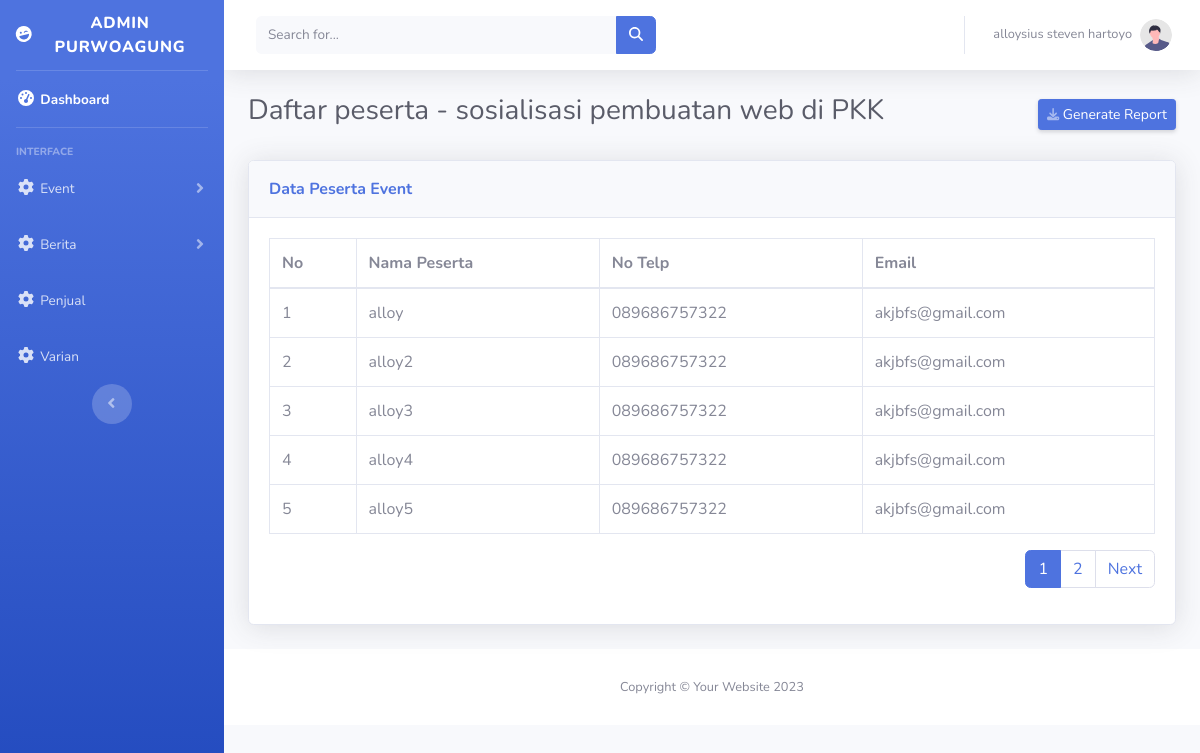
Page /admin/showPeserta.php?q=3 (signed in) on the committed database.
### tables this page shows
CREATE TABLE `list_event` (
  `id` int(11) NOT NULL,
  `nama_event` varchar(1000) NOT NULL,
  `start_date` date NOT NULL,
  `end_date` date NOT NULL,
  `deskripsi` text NOT NULL,
  `foto` varchar(255) NOT NULL
);

CREATE TABLE `peserta_event` (
  `id` int(11) NOT NULL,
  `id_event` int(11) NOT NULL,
  `nama` varchar(500) NOT NULL,
  `no_telp` varchar(12) NOT NULL,
  `email` varchar(500) NOT NULL
);

### admin/showPeserta.php (the view, shortened to what this page needs)
<?php
require_once('../conn.php');
$id = $_GET['q'];
$dataPerHalaman = 5;
$jmlData = mysqli_num_rows(mysqli_query($conn, "SELECT * FROM peserta_event WHERE id_event='$id'"));
$banyakHalaman = ceil($jmlData / $dataPerHalaman);
$halamanAktif = ((isset($_GET["page"]))) ? $_GET["page"] : 1;
$awalIndex = ($dataPerHalaman * $halamanAktif) - $dataPerHalaman;
$queryPesertaEvent = mysqli_query($conn, "SELECT * FROM peserta_event WHERE id_event='$id' LIMIT $awalIndex, $dataPerHalaman");
?>
<!DOCTYPE html>
<html lang="en">
<head>
    <link href="vendor/fontawesome-free/css/all.min.css" rel="stylesheet" type="text/css">
    <link href="css/sb-admin-2.min.css" rel="stylesheet">
    <link rel="stylesheet" href="../fontAwesome/css/fontawesome.min.css">
</head>
<body id="page-top">
    <div id="wrapper">
        <ul class="navbar-nav bg-gradient-primary sidebar sidebar-dark accordion" id="accordionSidebar">
            <a class="sidebar-brand d-flex align-items-center justify-content-center" href="index.php">
                <div class="sidebar-brand-icon rotate-n-15">
                    <i class="fas fa-laugh-wink"></i>
                </div>
                <div class="sidebar-brand-text mx-3">Admin Purwoagung</div>
            </a>
            <hr class="sidebar-divider my-0">
            <li class="nav-item active">
                <a class="nav-link" href="index.php">
                    <i class="fas fa-fw fa-tachometer-alt"></i>
                    <span>Dashboard</span></a>
            </li>
            <hr class="sidebar-divider">
            <div class="sidebar-heading">
                Interface
            </div>
            <li class="nav-item">
                <a class="nav-link collapsed" href="#" data-toggle="collapse" data-target="#eventOption" aria-expanded="true" aria-controls="eventOption">
                    <i class="fas fa-fw fa-cog"></i>
                    <span>Event</span>
                </a>
            </li>
            <li class="nav-item">
                <a class="nav-link collapsed" href="#" data-toggle="collapse" data-target="#berita" aria-expanded="true" aria-controls="berita">
                    <i class="fas fa-fw fa-cog"></i>
                    <span>Berita</span>
                </a>
            </li>
            <li class="nav-item">
                <a class="nav-link collapsed" href="showPenjual.php">
                    <i class="fas fa-fw fa-cog"></i>
                    <span>Penjual</span>
                </a>
            </li>
            <li class="nav-item">
                <a class="nav-link collapsed" href="varian.php">
                    <i class="fas fa-fw fa-cog"></i>
                    <span>Varian</span>
                </a>
            </li>
            <div class="text-center d-none d-md-inline">
                <button class="rounded-circle border-0" id="sidebarToggle"></button>
            </div>
        </ul>
        <div id="content-wrapper" class="d-flex flex-column">
            <div id="content">
                <nav class="navbar navbar-expand navbar-light bg-white topbar mb-4 static-top shadow">
                    <form class="d-none d-sm-inline-block form-inline mr-auto ml-md-3 my-2 my-md-0 mw-100 navbar-search">
                        <div class="input-group">
                            <input type="text" class="form-control bg-light border-0 small" placeholder="Search for..." aria-label="Search" aria-describedby="basic-addon2">
                            <div class="input-group-append">
                                <button class="btn btn-primary" type="button">
                                    <i class="fas fa-search fa-sm"></i>
                                </button>
                            </div>
                        </div>
                    </form>
                    <ul class="navbar-nav ml-auto">
                        <li class="nav-item dropdown no-arrow">
                            <a class="nav-link dropdown-toggle" href="#" id="userDropdown" role="button" data-toggle="dropdown" aria-haspopup="true" aria-expanded="false">
                                <span class="mr-2 d-none d-lg-inline text-gray-600 small"><?= $_SESSION['nama']; ?></span>
                                <img class="img-profile rounded-circle" src="img/undraw_profile.svg">
                            </a>
                        </li>
                    </ul>
                </nav>
                <div class="container-fluid">
                    <?php $event = mysqli_query($conn, "SELECT id, nama_event FROM list_event WHERE id='$id'");
                    $judulEvent = mysqli_fetch_array($event);
                    ?>
                    <div class="d-sm-flex align-items-center justify-content-between mb-4">
                        <h1 class="h3 mb-2 text-gray-800">Daftar peserta - <?= $judulEvent['nama_event']; ?></h1>
                        <form action="./outputPeserta.php" method="POST">
                            <button href="#" class="d-none d-sm-inline-block btn btn-sm btn-primary shadow-sm" type="submit" name="export"><i class="fas fa-download fa-sm text-white-50"></i> Generate Report</button>
                        </form>
                    </div>
                    <div class="card shadow mb-4">
                        <div class="card-header py-3">
                            <spa class="m-0 font-weight-bold text-primary">Data Peserta Event</spa>
                        </div>
                        <div class="card-body">
                            <div class="table-responsive">
                                <table class="table table-bordered" id="dataTable" width="100%" cellspacing="0">
                                    <thead>
                                        <tr>
                                            <th>No</th>
                                            <th>Nama Peserta</th>
                                            <th>No Telp</th>
                                            <th>Email</th>
                                        </tr>
                                    </thead>
                                    <tbody>
                                        <?php if (mysqli_num_rows($queryPesertaEvent) == 0) : ?>
                                            <tr>
                                                <td colspan="6" class="text-center">Tidak Ada Data</td>
                                            </tr>
                                        <?php else : ?>
                                            <?php $count = 1; ?>
                                            <?php while ($row = mysqli_fetch_array($queryPesertaEvent)) : ?>
                                                <tr>
                                                    <td><?= $count; ?></td>
                                                    <td><?= $row['nama']; ?></td>
                                                    <td><?= $row['no_telp']; ?></td>
                                                    <td><?= $row['email']; ?></td>
                                                    <?php $count++; ?>
                                                </tr>
                                            <?php endwhile; ?>
                                        <?php endif; ?>
                                    </tbody>
                                </table>
                                <nav aria-label="..." class="d-flex justify-content-end">
                                    <ul class="pagination">
                                        <?php for ($i = 1; $i <= $banyakHalaman; $i++) : ?>
                                            <?php if ($i == $halamanAktif) : ?>
                                                <li class="page-item active">
                                                    <a href="?page=<?= $i; ?>&q=<?= $id; ?>" class="page-link"><?= $i; ?></a>
                                                </li>
                                            <?php else : ?>
                                                <li class="page-item">
                                                    <a href="?page=<?= $i; ?>&q=<?= $id; ?>" class="page-link"><?= $i; ?></a>
                                                </li>
                                            <?php endif; ?>
                                        <?php endfor; ?>
                                        <?php if ($halamanAktif < $banyakHalaman) : ?>
                                            <li class="page-item">
                                                <a class="page-link" href="?page=<?= $halamanAktif + 1 ?>&q=<?= $id; ?>">Next</a>
                                            </li>
                                        <?php endif; ?>
                                    </ul>
                                </nav>
                            </div>
                        </div>
                    </div>
                </div>
                <footer class="sticky-footer bg-white">
                    <div class="container my-auto">
                        <div class="copyright text-center my-auto">
                            <span>Copyright &copy; Your Website 2023</span>
                        </div>
                    </div>
                </footer>
            </div>
        </div>
</body>
</html>

### rows in the picture
list_event: nama_event "sosialisasi pembuatan web di PKK"
peserta_event: nama "alloy", no_telp "089686757322", email "akjbfs@gmail.com"
peserta_event: nama "alloy2", no_telp "089686757322", email "akjbfs@gmail.com"
peserta_event: nama "alloy3", no_telp "089686757322", email "akjbfs@gmail.com"
peserta_event: nama "alloy4", no_telp "089686757322", email "akjbfs@gmail.com"
peserta_event: nama "alloy5", no_telp "089686757322", email "akjbfs@gmail.com"

### other values in the picture
$_SESSION['nama'] "alloysius steven hartoyo"
